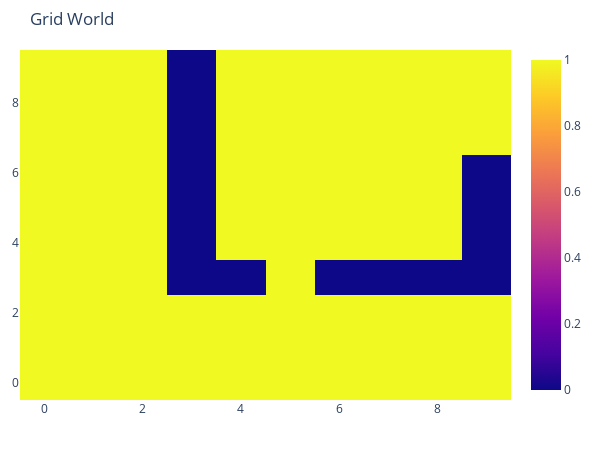

This figure's notebook cell:
### Code cell
world.ShowGridWorld_Activated()

### Figure 1 — Plotly figure (JSON) as saved in the notebook; plotly's stock layout.template omitted (floating-point values rounded to 4 significant figures)
{"data": [{"type": "heatmap", "z": [[1, 1, 1, 1, 1, 1, 1, 1, 1, 1], [1, 1, 1, 1, 1, 1, 1, 1, 1, 1], [1, 1, 1, 1, 1, 1, 1, 1, 1, 1], [1, 1, 1, 0, 0, 1, 0, 0, 0, 0], [1, 1, 1, 0, 1, 1, 1, 1, 1, 0], [1, 1, 1, 0, 1, 1, 1, 1, 1, 0], [1, 1, 1, 0, 1, 1, 1, 1, 1, 0], [1, 1, 1, 0, 1, 1, 1, 1, 1, 1], [1, 1, 1, 0, 1, 1, 1, 1, 1, 1], [1, 1, 1, 0, 1, 1, 1, 1, 1, 1]]}], "layout": {"autosize": false, "height": 450, "margin": {"b": 50, "l": 20, "r": 20, "t": 50}, "title": {"text": "Grid World"}, "width": 600}}
